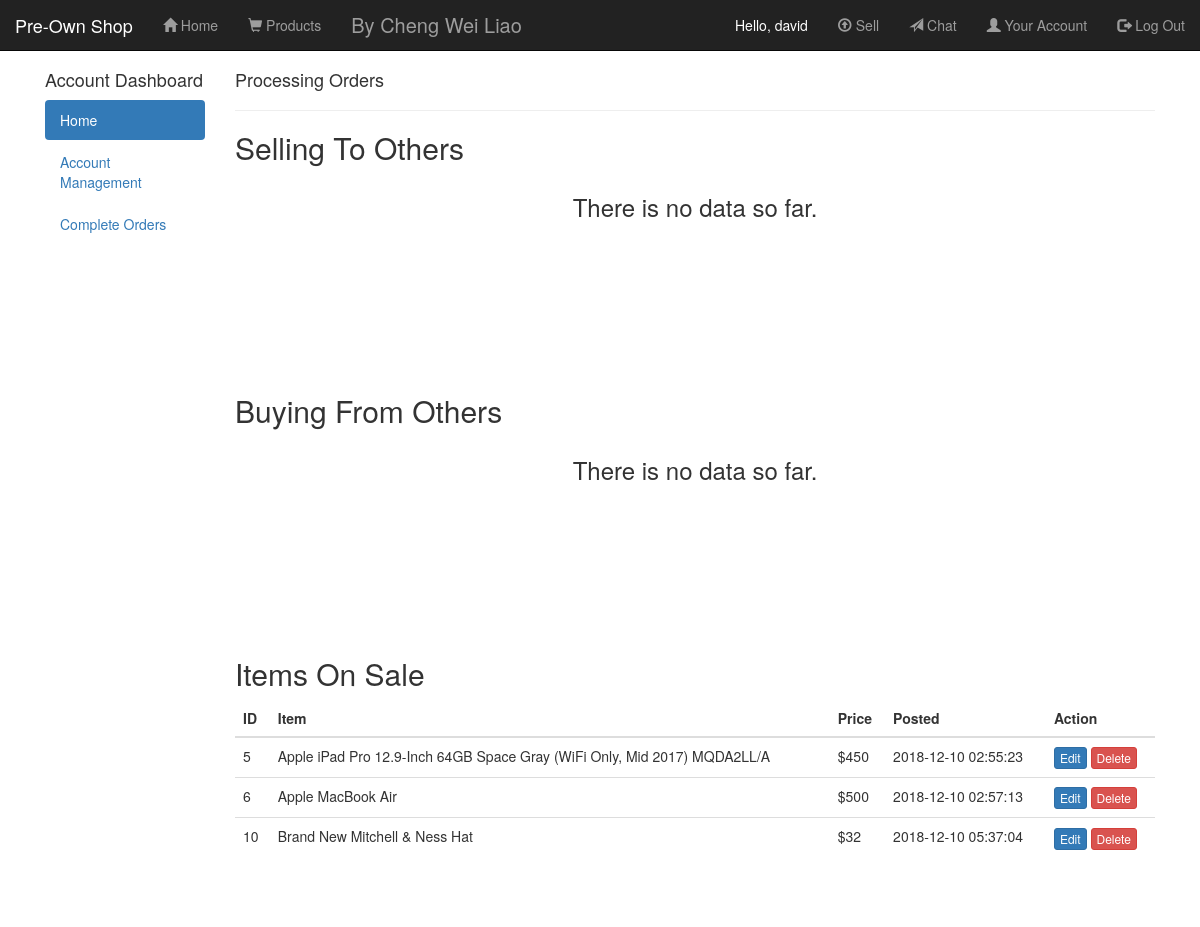
Screenshot of /my.php (signed in) with the database file from the repository.
### tables this page shows
CREATE TABLE `product` (
  `id` int(11) NOT NULL,
  `name` varchar(100) NOT NULL,
  `description` text NOT NULL,
  `price` float NOT NULL,
  `item_condition` varchar(30) NOT NULL,
  `seller` varchar(16) NOT NULL,
  `city` varchar(50) NOT NULL,
  `state` varchar(2) NOT NULL,
  `pic` varchar(50) NOT NULL,
  `issold` int(1) NOT NULL,
  `buyer` varchar(16) NOT NULL,
  `time` timestamp NOT NULL DEFAULT CURRENT_TIMESTAMP
);

### my.php (the view, shortened to what this page needs)
<!DOCTYPE html>
<html lang="en">
<head>
  <link rel="stylesheet" href="https://maxcdn.bootstrapcdn.com/bootstrap/3.3.7/css/bootstrap.min.css">
</head>
<body>
<?php
  require("config.php");
  require("navbar.php");
?>
<br/>
<?php if(!isset($_SESSION['loginUser'])){
  require("notlogin.php");
?>
<script>
  var path = location.pathname;
  var search = location.search;
  var url = path + search;
  setTimeout(function () {
    location.replace('reg.php?redirect='+ url+'#in');
  }, 2000);
</script>
<?php }else{ ?>
<?php
  $usr = $_SESSION['loginUser'];
  $selling = "SELECT * FROM buy WHERE seller = '".$usr."' AND status < '4' ORDER BY order_time DESC ";
  $buying = "SELECT * FROM buy WHERE buyer = '".$usr."' AND status < '4' ORDER BY order_time DESC ";
  $sale = "SELECT * FROM product WHERE seller = '".$usr."' AND issold = '0' ORDER BY id ASC";
  $sellingresult = mysqli_query($link, $selling);
  $buyingresult = mysqli_query($link, $buying);
  $saleresult = mysqli_query($link, $sale);
  $sale_rows = array();
  while($sale_row = mysqli_fetch_array($saleresult)) $sale_rows[] = $sale_row;
?>
<div class="container">
  <?php require("myside.php");?>
  <div class="col-sm-10">
    <h4>Processing Orders</h4>
    <hr>
    <h2>Selling To Others</h2>
    <div id="procs_order">
      <?php if(!mysqli_num_rows($sellingresult)){?>
        <h3 class="text-center">There is no data so far.</h3>
      <?php } ?>
    </div>
    <h2>Buying From Others</h2>
    <div id="bot_item">
      <?php if(!mysqli_num_rows($buyingresult)){?>
        <h3 class="text-center">There is no data so far.</h3>
      <?php } ?>
    </div>
    <h2>Items On Sale</h2>
    <div id="sol_item">
      <?php if(!mysqli_num_rows($saleresult)){?>
        <h3 class="text-center">There is no data so far.</h3>
      <?php }else{ ?>
        <table class="table table-hover">
          <thead>
            <tr>
              <th>ID</th>
              <th>Item</th>
              <th>Price</th>
              <th>Posted</th>
              <th>Action</th>
            </tr>
          </thead>
          <tbody>
            <?php foreach($sale_rows as $salerow){ ?>
            <tr>
              <td><?php echo $salerow["id"]; ?></td>
              <td><?php echo $salerow["name"]; ?></td>
              <td>$<?php echo $salerow["price"]; ?></td>
              <td><?php echo $salerow["time"]; ?></td>
              <td><button type="button" class="btn btn-xs btn-primary" id="editbtn" data-id="<?php echo $salerow["id"]; ?>">Edit</button> <button type="button" class="btn btn-xs btn-danger" id="delbtn" data-id="<?php echo $salerow["id"]; ?>">Delete</button></td>
            </tr>
            <?php } ?>
          </tbody>
        </table>
      <?php } ?>
    </div>
  </div>
</div>
<?php } ?>
<br/>
<br/>
</body>
</html>

### my.php (style rules this page uses)
#procs_order,#bot_item, #sol_item { overflow: auto; max-height: 200px;min-height: 200px; }

### rows the page displays
product: id "5", name "Apple iPad Pro 12.9-Inch 64GB Space Gray (WiFi Only, Mid 2017) MQDA2LL/A", price "450", time "2018-12-10 02:55:23"
product: id "6", name "Apple MacBook Air", price "500", time "2018-12-10 02:57:13"
product: id "10", name "Brand New Mitchell & Ness Hat", price "32", time "2018-12-10 05:37:04"

### other values shown
$_SESSION['loginUser'] "david"
